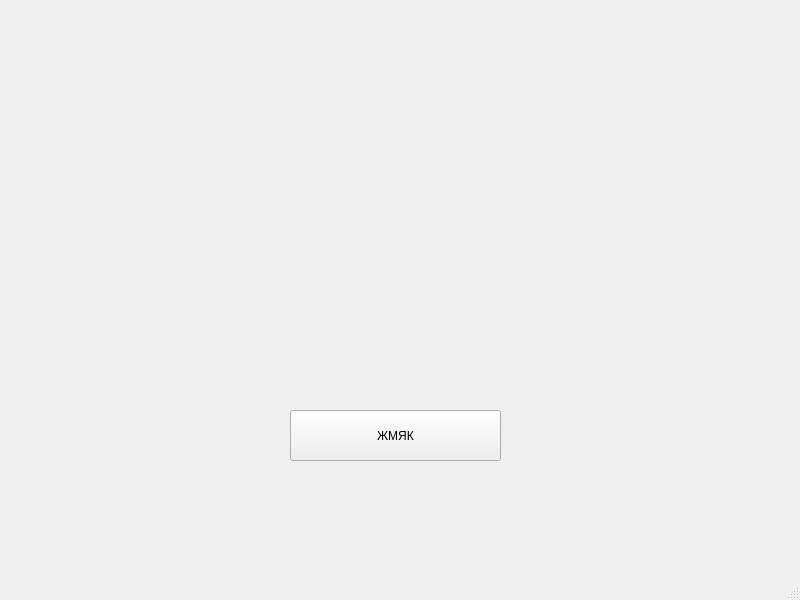
<?xml version="1.0" encoding="UTF-8"?>
<ui version="4.0">
 <class>MainWindow</class>
 <widget class="QMainWindow" name="MainWindow">
  <property name="geometry">
   <rect>
    <x>0</x>
    <y>0</y>
    <width>800</width>
    <height>600</height>
   </rect>
  </property>
  <property name="windowTitle">
   <string>MainWindow</string>
  </property>
  <widget class="QWidget" name="centralwidget">
   <widget class="QPushButton" name="pushButton">
    <property name="geometry">
     <rect>
      <x>290</x>
      <y>410</y>
      <width>211</width>
      <height>51</height>
     </rect>
    </property>
    <property name="text">
     <string>ЖМЯК</string>
    </property>
   </widget>
  </widget>
  <widget class="QMenuBar" name="menubar">
   <property name="geometry">
    <rect>
     <x>0</x>
     <y>0</y>
     <width>800</width>
     <height>21</height>
    </rect>
   </property>
  </widget>
  <widget class="QStatusBar" name="statusbar"/>
 </widget>
 <resources/>
 <connections/>
</ui>
